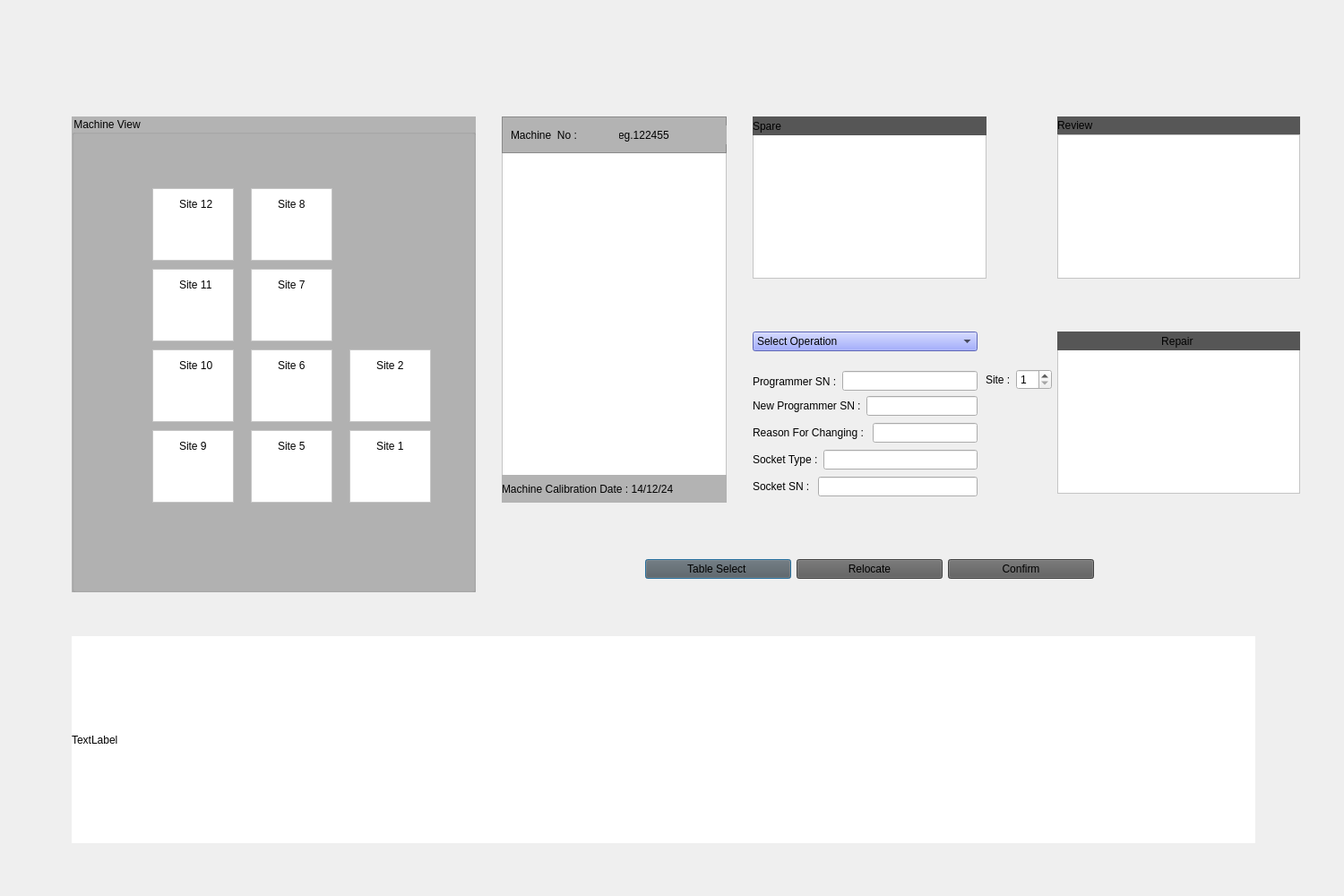
<?xml version="1.0" encoding="UTF-8"?>
<ui version="4.0">
 <class>secdialog</class>
 <widget class="QDialog" name="secdialog">
  <property name="geometry">
   <rect>
    <x>0</x>
    <y>0</y>
    <width>1500</width>
    <height>1000</height>
   </rect>
  </property>
  <property name="minimumSize">
   <size>
    <width>1500</width>
    <height>1000</height>
   </size>
  </property>
  <property name="maximumSize">
   <size>
    <width>1500</width>
    <height>1000</height>
   </size>
  </property>
  <property name="windowTitle">
   <string>Assigning Programmer</string>
  </property>
  <widget class="QListWidget" name="programmerList">
   <property name="geometry">
    <rect>
     <x>560</x>
     <y>170</y>
     <width>251</width>
     <height>361</height>
    </rect>
   </property>
   <property name="styleSheet">
    <string notr="true">background-color: rgb(255, 255, 255);</string>
   </property>
  </widget>
  <widget class="QListWidget" name="sparelist">
   <property name="geometry">
    <rect>
     <x>840</x>
     <y>150</y>
     <width>261</width>
     <height>161</height>
    </rect>
   </property>
   <property name="styleSheet">
    <string notr="true">background-color: rgb(255, 255, 255);</string>
   </property>
  </widget>
  <widget class="QListWidget" name="reviewlist">
   <property name="geometry">
    <rect>
     <x>1180</x>
     <y>150</y>
     <width>271</width>
     <height>161</height>
    </rect>
   </property>
   <property name="styleSheet">
    <string notr="true">background-color: rgb(255, 255, 255);</string>
   </property>
  </widget>
  <widget class="QLabel" name="sparetitle">
   <property name="geometry">
    <rect>
     <x>840</x>
     <y>130</y>
     <width>261</width>
     <height>21</height>
    </rect>
   </property>
   <property name="styleSheet">
    <string notr="true">background-color: rgb(86, 86, 86);</string>
   </property>
   <property name="text">
    <string>Spare</string>
   </property>
  </widget>
  <widget class="QLabel" name="reviewtitle">
   <property name="geometry">
    <rect>
     <x>1180</x>
     <y>130</y>
     <width>271</width>
     <height>20</height>
    </rect>
   </property>
   <property name="styleSheet">
    <string notr="true">background-color: rgb(201, 201, 0);
background-color: rgb(87, 87, 87);</string>
   </property>
   <property name="text">
    <string>Review</string>
   </property>
  </widget>
  <widget class="QLabel" name="notificationPanel">
   <property name="geometry">
    <rect>
     <x>80</x>
     <y>710</y>
     <width>1321</width>
     <height>231</height>
    </rect>
   </property>
   <property name="styleSheet">
    <string notr="true">background-color: rgb(255, 255, 255);</string>
   </property>
   <property name="text">
    <string>TextLabel</string>
   </property>
  </widget>
  <widget class="QFrame" name="frame">
   <property name="geometry">
    <rect>
     <x>560</x>
     <y>130</y>
     <width>251</width>
     <height>41</height>
    </rect>
   </property>
   <property name="styleSheet">
    <string notr="true">background-color: rgb(179, 179, 179);</string>
   </property>
   <property name="frameShape">
    <enum>QFrame::StyledPanel</enum>
   </property>
   <property name="frameShadow">
    <enum>QFrame::Raised</enum>
   </property>
   <widget class="QLabel" name="machineAssetTxt">
    <property name="geometry">
     <rect>
      <x>130</x>
      <y>10</y>
      <width>121</width>
      <height>21</height>
     </rect>
    </property>
    <property name="styleSheet">
     <string notr="true">background-color: rgb(179, 179, 179);</string>
    </property>
    <property name="text">
     <string>eg.122455</string>
    </property>
   </widget>
   <widget class="QLabel" name="machineAssetTitle">
    <property name="geometry">
     <rect>
      <x>10</x>
      <y>10</y>
      <width>121</width>
      <height>21</height>
     </rect>
    </property>
    <property name="styleSheet">
     <string notr="true">background-color: rgb(179, 179, 179);</string>
    </property>
    <property name="text">
     <string>Machine  No : </string>
    </property>
   </widget>
  </widget>
  <widget class="QLabel" name="calibrationDateTxt">
   <property name="geometry">
    <rect>
     <x>560</x>
     <y>530</y>
     <width>251</width>
     <height>31</height>
    </rect>
   </property>
   <property name="styleSheet">
    <string notr="true">background-color: rgb(179, 179, 179);</string>
   </property>
   <property name="text">
    <string>Machine Calibration Date : 14/12/24 </string>
   </property>
  </widget>
  <widget class="QWidget" name="layoutWidget">
   <property name="geometry">
    <rect>
     <x>720</x>
     <y>590</y>
     <width>501</width>
     <height>91</height>
    </rect>
   </property>
   <layout class="QHBoxLayout" name="horizontalLayout">
    <item>
     <widget class="QPushButton" name="QuickSelectBtn">
      <property name="styleSheet">
       <string notr="true">background-color: rgb(91, 91, 91);</string>
      </property>
      <property name="text">
       <string>Table Select </string>
      </property>
     </widget>
    </item>
    <item>
     <widget class="QPushButton" name="Assign">
      <property name="styleSheet">
       <string notr="true">background-color: rgb(91, 91, 91);</string>
      </property>
      <property name="text">
       <string>Relocate</string>
      </property>
     </widget>
    </item>
    <item>
     <widget class="QPushButton" name="submitChangeBtn">
      <property name="styleSheet">
       <string notr="true">background-color: rgb(91, 91, 91);</string>
      </property>
      <property name="text">
       <string>Confirm</string>
      </property>
     </widget>
    </item>
   </layout>
  </widget>
  <widget class="QListWidget" name="repairlist">
   <property name="geometry">
    <rect>
     <x>1180</x>
     <y>390</y>
     <width>271</width>
     <height>161</height>
    </rect>
   </property>
   <property name="styleSheet">
    <string notr="true">background-color: rgb(255, 255, 255);</string>
   </property>
  </widget>
  <widget class="QLabel" name="repairTitle">
   <property name="geometry">
    <rect>
     <x>1180</x>
     <y>370</y>
     <width>271</width>
     <height>21</height>
    </rect>
   </property>
   <property name="styleSheet">
    <string notr="true">background-color: rgb(86, 86, 86);</string>
   </property>
   <property name="text">
    <string>Repair </string>
   </property>
   <property name="alignment">
    <set>Qt::AlignCenter</set>
   </property>
  </widget>
  <widget class="QWidget" name="layoutWidget_2">
   <property name="geometry">
    <rect>
     <x>840</x>
     <y>530</y>
     <width>251</width>
     <height>26</height>
    </rect>
   </property>
   <layout class="QHBoxLayout" name="horizontalLayout_6">
    <item>
     <widget class="QLabel" name="socketsnTitle">
      <property name="text">
       <string>Socket SN : </string>
      </property>
     </widget>
    </item>
    <item>
     <widget class="QLineEdit" name="socketsnTxt"/>
    </item>
   </layout>
  </widget>
  <widget class="QWidget" name="layoutWidget">
   <property name="geometry">
    <rect>
     <x>840</x>
     <y>470</y>
     <width>251</width>
     <height>26</height>
    </rect>
   </property>
   <layout class="QHBoxLayout" name="horizontalLayout_2">
    <item>
     <widget class="QLabel" name="reasonTitle">
      <property name="text">
       <string>Reason For Changing : </string>
      </property>
     </widget>
    </item>
    <item>
     <widget class="QLineEdit" name="changingTxt"/>
    </item>
   </layout>
  </widget>
  <widget class="QWidget" name="layoutWidget">
   <property name="geometry">
    <rect>
     <x>840</x>
     <y>500</y>
     <width>251</width>
     <height>26</height>
    </rect>
   </property>
   <layout class="QHBoxLayout" name="horizontalLayout_3">
    <item>
     <widget class="QLabel" name="socketTitle">
      <property name="text">
       <string>Socket Type :</string>
      </property>
     </widget>
    </item>
    <item>
     <widget class="QLineEdit" name="sockettypetxt"/>
    </item>
   </layout>
  </widget>
  <widget class="QWidget" name="layoutWidget">
   <property name="geometry">
    <rect>
     <x>840</x>
     <y>410</y>
     <width>251</width>
     <height>31</height>
    </rect>
   </property>
   <layout class="QHBoxLayout" name="horizontalLayout_4">
    <item>
     <widget class="QLabel" name="progsnTitle">
      <property name="text">
       <string>Programmer SN :</string>
      </property>
     </widget>
    </item>
    <item>
     <widget class="QLineEdit" name="progsnTxt">
      <property name="text">
       <string/>
      </property>
     </widget>
    </item>
   </layout>
  </widget>
  <widget class="QWidget" name="layoutWidget">
   <property name="geometry">
    <rect>
     <x>840</x>
     <y>440</y>
     <width>251</width>
     <height>26</height>
    </rect>
   </property>
   <layout class="QHBoxLayout" name="horizontalLayout_5">
    <item>
     <widget class="QLabel" name="newprogTitle">
      <property name="text">
       <string>New Programmer SN :</string>
      </property>
     </widget>
    </item>
    <item>
     <widget class="QLineEdit" name="newprogTxt">
      <property name="text">
       <string/>
      </property>
     </widget>
    </item>
   </layout>
  </widget>
  <widget class="QComboBox" name="ListOptionBox">
   <property name="geometry">
    <rect>
     <x>840</x>
     <y>370</y>
     <width>251</width>
     <height>22</height>
    </rect>
   </property>
   <property name="styleSheet">
    <string notr="true">background-color: rgb(129, 142, 255);</string>
   </property>
   <item>
    <property name="text">
     <string>Select Operation</string>
    </property>
   </item>
   <item>
    <property name="text">
     <string>Replace Programmer</string>
    </property>
   </item>
   <item>
    <property name="text">
     <string>Assign Programmer</string>
    </property>
   </item>
   <item>
    <property name="text">
     <string>Internal Switching </string>
    </property>
   </item>
   <item>
    <property name="text">
     <string>Remove Programmer</string>
    </property>
   </item>
  </widget>
  <widget class="QWidget" name="layoutWidget">
   <property name="geometry">
    <rect>
     <x>1100</x>
     <y>410</y>
     <width>74</width>
     <height>27</height>
    </rect>
   </property>
   <layout class="QHBoxLayout" name="horizontalLayout_7">
    <item>
     <widget class="QLabel" name="siteTitle">
      <property name="text">
       <string>Site :</string>
      </property>
     </widget>
    </item>
    <item>
     <widget class="QSpinBox" name="siteBox">
      <property name="minimum">
       <number>1</number>
      </property>
      <property name="maximum">
       <number>12</number>
      </property>
     </widget>
    </item>
   </layout>
  </widget>
  <widget class="QGroupBox" name="groupBox">
   <property name="geometry">
    <rect>
     <x>80</x>
     <y>130</y>
     <width>451</width>
     <height>531</height>
    </rect>
   </property>
   <property name="styleSheet">
    <string notr="true">background-color: rgb(179, 179, 179);</string>
   </property>
   <property name="title">
    <string>Machine View</string>
   </property>
   <widget class="QFrame" name="site1">
    <property name="geometry">
     <rect>
      <x>310</x>
      <y>350</y>
      <width>91</width>
      <height>81</height>
     </rect>
    </property>
    <property name="styleSheet">
     <string notr="true">background-color: rgb(255, 255, 255);</string>
    </property>
    <property name="frameShape">
     <enum>QFrame::StyledPanel</enum>
    </property>
    <property name="frameShadow">
     <enum>QFrame::Raised</enum>
    </property>
    <widget class="QLabel" name="site1label">
     <property name="geometry">
      <rect>
       <x>30</x>
       <y>10</y>
       <width>49</width>
       <height>16</height>
      </rect>
     </property>
     <property name="text">
      <string>Site 1</string>
     </property>
    </widget>
    <widget class="QLabel" name="site1txt">
     <property name="geometry">
      <rect>
       <x>20</x>
       <y>40</y>
       <width>61</width>
       <height>16</height>
      </rect>
     </property>
     <property name="text">
      <string/>
     </property>
    </widget>
   </widget>
   <widget class="QFrame" name="site8">
    <property name="geometry">
     <rect>
      <x>200</x>
      <y>80</y>
      <width>91</width>
      <height>81</height>
     </rect>
    </property>
    <property name="styleSheet">
     <string notr="true">background-color: rgb(255, 255, 255);</string>
    </property>
    <property name="frameShape">
     <enum>QFrame::StyledPanel</enum>
    </property>
    <property name="frameShadow">
     <enum>QFrame::Raised</enum>
    </property>
    <widget class="QLabel" name="site8label">
     <property name="geometry">
      <rect>
       <x>30</x>
       <y>10</y>
       <width>49</width>
       <height>16</height>
      </rect>
     </property>
     <property name="text">
      <string>Site 8</string>
     </property>
    </widget>
    <widget class="QLabel" name="site8txt">
     <property name="geometry">
      <rect>
       <x>20</x>
       <y>40</y>
       <width>61</width>
       <height>16</height>
      </rect>
     </property>
     <property name="text">
      <string/>
     </property>
    </widget>
   </widget>
   <widget class="QFrame" name="site11">
    <property name="geometry">
     <rect>
      <x>90</x>
      <y>170</y>
      <width>91</width>
      <height>81</height>
     </rect>
    </property>
    <property name="styleSheet">
     <string notr="true">background-color: rgb(255, 255, 255);</string>
    </property>
    <property name="frameShape">
     <enum>QFrame::StyledPanel</enum>
    </property>
    <property name="frameShadow">
     <enum>QFrame::Raised</enum>
    </property>
    <widget class="QLabel" name="site11label">
     <property name="geometry">
      <rect>
       <x>30</x>
       <y>10</y>
       <width>49</width>
       <height>16</height>
      </rect>
     </property>
     <property name="text">
      <string>Site 11</string>
     </property>
    </widget>
    <widget class="QLabel" name="site11txt">
     <property name="geometry">
      <rect>
       <x>20</x>
       <y>40</y>
       <width>61</width>
       <height>16</height>
      </rect>
     </property>
     <property name="text">
      <string/>
     </property>
    </widget>
   </widget>
   <widget class="QFrame" name="site5">
    <property name="geometry">
     <rect>
      <x>200</x>
      <y>350</y>
      <width>91</width>
      <height>81</height>
     </rect>
    </property>
    <property name="styleSheet">
     <string notr="true">background-color: rgb(255, 255, 255);</string>
    </property>
    <property name="frameShape">
     <enum>QFrame::StyledPanel</enum>
    </property>
    <property name="frameShadow">
     <enum>QFrame::Raised</enum>
    </property>
    <widget class="QLabel" name="site5label">
     <property name="geometry">
      <rect>
       <x>30</x>
       <y>10</y>
       <width>49</width>
       <height>16</height>
      </rect>
     </property>
     <property name="text">
      <string>Site 5</string>
     </property>
    </widget>
    <widget class="QLabel" name="site5txt">
     <property name="geometry">
      <rect>
       <x>20</x>
       <y>40</y>
       <width>61</width>
       <height>16</height>
      </rect>
     </property>
     <property name="text">
      <string/>
     </property>
    </widget>
   </widget>
   <widget class="QFrame" name="site9">
    <property name="geometry">
     <rect>
      <x>90</x>
      <y>350</y>
      <width>91</width>
      <height>81</height>
     </rect>
    </property>
    <property name="styleSheet">
     <string notr="true">background-color: rgb(255, 255, 255);</string>
    </property>
    <property name="frameShape">
     <enum>QFrame::StyledPanel</enum>
    </property>
    <property name="frameShadow">
     <enum>QFrame::Raised</enum>
    </property>
    <widget class="QLabel" name="site9label">
     <property name="geometry">
      <rect>
       <x>30</x>
       <y>10</y>
       <width>49</width>
       <height>16</height>
      </rect>
     </property>
     <property name="text">
      <string>Site 9</string>
     </property>
    </widget>
    <widget class="QLabel" name="site9txt">
     <property name="geometry">
      <rect>
       <x>20</x>
       <y>40</y>
       <width>61</width>
       <height>16</height>
      </rect>
     </property>
     <property name="text">
      <string/>
     </property>
    </widget>
   </widget>
   <widget class="QFrame" name="site6">
    <property name="geometry">
     <rect>
      <x>200</x>
      <y>260</y>
      <width>91</width>
      <height>81</height>
     </rect>
    </property>
    <property name="styleSheet">
     <string notr="true">background-color: rgb(255, 255, 255);</string>
    </property>
    <property name="frameShape">
     <enum>QFrame::StyledPanel</enum>
    </property>
    <property name="frameShadow">
     <enum>QFrame::Raised</enum>
    </property>
    <widget class="QLabel" name="site6label">
     <property name="geometry">
      <rect>
       <x>30</x>
       <y>10</y>
       <width>49</width>
       <height>16</height>
      </rect>
     </property>
     <property name="text">
      <string>Site 6</string>
     </property>
    </widget>
    <widget class="QLabel" name="site6txt">
     <property name="geometry">
      <rect>
       <x>20</x>
       <y>40</y>
       <width>61</width>
       <height>16</height>
      </rect>
     </property>
     <property name="text">
      <string/>
     </property>
    </widget>
   </widget>
   <widget class="QFrame" name="site12">
    <property name="geometry">
     <rect>
      <x>90</x>
      <y>80</y>
      <width>91</width>
      <height>81</height>
     </rect>
    </property>
    <property name="styleSheet">
     <string notr="true">background-color: rgb(255, 255, 255);</string>
    </property>
    <property name="frameShape">
     <enum>QFrame::StyledPanel</enum>
    </property>
    <property name="frameShadow">
     <enum>QFrame::Raised</enum>
    </property>
    <widget class="QLabel" name="site12label">
     <property name="geometry">
      <rect>
       <x>30</x>
       <y>10</y>
       <width>49</width>
       <height>16</height>
      </rect>
     </property>
     <property name="text">
      <string>Site 12</string>
     </property>
    </widget>
    <widget class="QLabel" name="site12txt">
     <property name="geometry">
      <rect>
       <x>20</x>
       <y>40</y>
       <width>51</width>
       <height>16</height>
      </rect>
     </property>
     <property name="text">
      <string/>
     </property>
    </widget>
   </widget>
   <widget class="QFrame" name="site10">
    <property name="geometry">
     <rect>
      <x>90</x>
      <y>260</y>
      <width>91</width>
      <height>81</height>
     </rect>
    </property>
    <property name="styleSheet">
     <string notr="true">background-color: rgb(255, 255, 255);</string>
    </property>
    <property name="frameShape">
     <enum>QFrame::StyledPanel</enum>
    </property>
    <property name="frameShadow">
     <enum>QFrame::Raised</enum>
    </property>
    <widget class="QLabel" name="site10label">
     <property name="geometry">
      <rect>
       <x>30</x>
       <y>10</y>
       <width>49</width>
       <height>16</height>
      </rect>
     </property>
     <property name="text">
      <string>Site 10</string>
     </property>
    </widget>
    <widget class="QLabel" name="site10txt">
     <property name="geometry">
      <rect>
       <x>20</x>
       <y>40</y>
       <width>61</width>
       <height>16</height>
      </rect>
     </property>
     <property name="text">
      <string/>
     </property>
    </widget>
   </widget>
   <widget class="QFrame" name="site7">
    <property name="geometry">
     <rect>
      <x>200</x>
      <y>170</y>
      <width>91</width>
      <height>81</height>
     </rect>
    </property>
    <property name="styleSheet">
     <string notr="true">background-color: rgb(255, 255, 255);</string>
    </property>
    <property name="frameShape">
     <enum>QFrame::StyledPanel</enum>
    </property>
    <property name="frameShadow">
     <enum>QFrame::Raised</enum>
    </property>
    <widget class="QLabel" name="site7label">
     <property name="geometry">
      <rect>
       <x>30</x>
       <y>10</y>
       <width>49</width>
       <height>16</height>
      </rect>
     </property>
     <property name="text">
      <string>Site 7</string>
     </property>
    </widget>
    <widget class="QLabel" name="site7txt">
     <property name="geometry">
      <rect>
       <x>20</x>
       <y>40</y>
       <width>61</width>
       <height>16</height>
      </rect>
     </property>
     <property name="text">
      <string/>
     </property>
    </widget>
   </widget>
   <widget class="QFrame" name="site2">
    <property name="geometry">
     <rect>
      <x>310</x>
      <y>260</y>
      <width>91</width>
      <height>81</height>
     </rect>
    </property>
    <property name="styleSheet">
     <string notr="true">background-color: rgb(255, 255, 255);</string>
    </property>
    <property name="frameShape">
     <enum>QFrame::StyledPanel</enum>
    </property>
    <property name="frameShadow">
     <enum>QFrame::Raised</enum>
    </property>
    <widget class="QLabel" name="site2label">
     <property name="geometry">
      <rect>
       <x>30</x>
       <y>10</y>
       <width>49</width>
       <height>16</height>
      </rect>
     </property>
     <property name="text">
      <string>Site 2</string>
     </property>
    </widget>
    <widget class="QLabel" name="site2txt">
     <property name="geometry">
      <rect>
       <x>20</x>
       <y>40</y>
       <width>61</width>
       <height>16</height>
      </rect>
     </property>
     <property name="text">
      <string/>
     </property>
    </widget>
   </widget>
  </widget>
  <widget class="QLabel" name="MachineTitle">
   <property name="geometry">
    <rect>
     <x>90</x>
     <y>30</y>
     <width>471</width>
     <height>61</height>
    </rect>
   </property>
   <property name="font">
    <font>
     <family>Segoe UI Semibold</family>
     <pointsize>22</pointsize>
     <bold>true</bold>
    </font>
   </property>
   <property name="text">
    <string/>
   </property>
  </widget>
  <zorder>groupBox</zorder>
  <zorder>programmerList</zorder>
  <zorder>sparelist</zorder>
  <zorder>reviewlist</zorder>
  <zorder>sparetitle</zorder>
  <zorder>reviewtitle</zorder>
  <zorder>notificationPanel</zorder>
  <zorder>frame</zorder>
  <zorder>calibrationDateTxt</zorder>
  <zorder>layoutWidget</zorder>
  <zorder>repairlist</zorder>
  <zorder>repairTitle</zorder>
  <zorder>layoutWidget_2</zorder>
  <zorder>layoutWidget</zorder>
  <zorder>layoutWidget</zorder>
  <zorder>layoutWidget</zorder>
  <zorder>layoutWidget</zorder>
  <zorder>ListOptionBox</zorder>
  <zorder>layoutWidget</zorder>
  <zorder>MachineTitle</zorder>
 </widget>
 <resources/>
 <connections/>
</ui>
